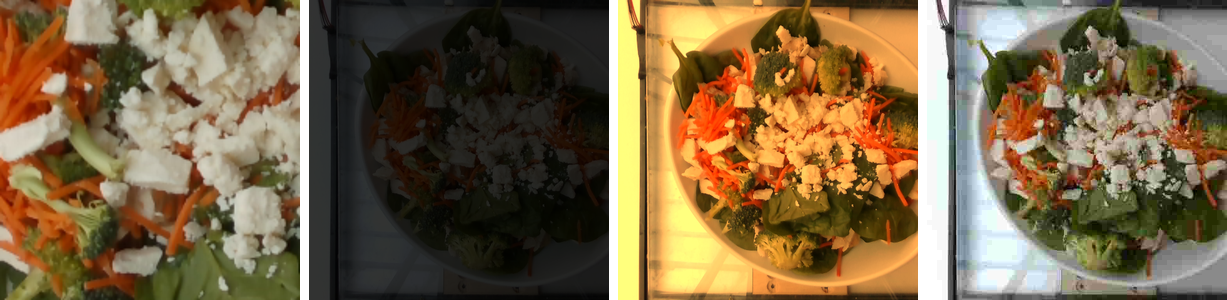
#> input picture results/figures/ladder_invisible.png, 1227 x 300 px, given in place of rgb.png, which was not available
$ python figures.py
#> lines starting #> are read from the running program, lines starting #| are printed output that depends on the picture; pictures that were not available may be replaced by others from this repository, and a replacement may not be noted
### code/degrade.py
"""The controlled degradation ladder.

Deterministic given (image, spec), so degraded images are generated on the fly at
feature-extraction time rather than written to disk — exactly reproducible, and it
avoids storing ~1.45 GB per rung.

Spec strings are "family:severity", e.g. blur:3, jpeg:30, temp:0.4, crop:0.6.
"clean" is the identity. LADDER holds the rungs we actually report.

Note on `noise`: it is not a realistic phone artifact. It is the control that makes
the adversarial argument concrete — it *raises* Laplacian variance while destroying
information, so a sharpness-based quality gate scores it as a better photo.
"""
from __future__ import annotations

import io

import numpy as np
from PIL import Image, ImageEnhance, ImageFilter
from scipy.ndimage import uniform_filter1d

# The rungs reported in the paper. Severity 0 of every family is the clean image.
LADDER: dict[str, list[float]] = {
    "blur":      [0.0, 1.0, 2.0, 3.0, 4.0, 6.0],      # Gaussian sigma, px
    "motion":    [0.0, 3.0, 5.0, 9.0, 13.0, 17.0],    # kernel length, px
    "jpeg":      [95.0, 75.0, 50.0, 30.0, 20.0, 10.0],  # libjpeg quality
    "downscale": [1.0, 2.0, 3.0, 4.0, 6.0, 8.0],      # shrink factor, then back up
    "temp":      [0.0, 0.1, 0.2, 0.3, 0.4, 0.5],      # colour-temperature shift
    "dark":      [1.0, 0.8, 0.6, 0.45, 0.3, 0.2],     # brightness multiplier
    "crop":      [1.0, 0.85, 0.7, 0.6, 0.5, 0.4],     # kept fraction of frame
    "noise":     [0.0, 0.02, 0.04, 0.08, 0.12, 0.16],  # Gaussian sigma, [0,1] scale
}

# "Screenshot" = the compound rung: downscale, re-compress, crop. It is the one
# that matches the user-submitted-screenshot story, and the one where attribution
# is impossible by construction — which is why the single-factor rungs exist.
SCREENSHOT = [("downscale", 2.0), ("jpeg", 40.0), ("crop", 0.8)]

# "Phone" = an imitation of a hand-held phone photo of the same plate: mild hand-shake
# blur, camera JPEG at quality 75, a warm white-balance shift, and looser framing that
# loses part of the plate rim. Nutrition5k has no phone photos, so this rung is a
# stated imitation, not a measurement of phones. Each factor is mild on its own; the
# point is the compound.
PHONE = [("blur", 1.0), ("jpeg", 75.0), ("temp", 0.1), ("crop", 0.85)]


def parse_spec(spec: str) -> list[tuple[str, float]]:
    """'clean' -> []; 'blur:3' -> [('blur', 3.0)]; 'blur:3+jpeg:40' -> both, in order."""
    spec = spec.strip()
    if not spec or spec == "clean":
        return []
    if spec == "screenshot":
        return list(SCREENSHOT)
    if spec == "phone":
        return list(PHONE)
    out = []
    for part in spec.split("+"):
        family, _, sev = part.partition(":")
        family = family.strip()
        if family not in LADDER:
            raise ValueError(f"unknown degradation family {family!r}; known: {sorted(LADDER)}")
        out.append((family, float(sev) if sev else LADDER[family][1]))
    return out


# [38 lines left out: functions _jpeg, _motion_blur, _downscale, _temp_shift, not called in this run]


def _crop(img: Image.Image, keep: float) -> Image.Image:
    """Centre-crop to `keep` of each dimension, then resize back to the original size.

    Cropping the frame removes the plate rim and table edge — the only scale
    references in a fixed-camera overhead shot — so this is the rung we expect to
    hurt the mass head far more than the naming head.
    """
    if keep >= 1.0:
        return img
    w, h = img.size
    nw, nh = max(int(w * keep), 1), max(int(h * keep), 1)
    left, top = (w - nw) // 2, (h - nh) // 2
    return img.crop((left, top, left + nw, top + nh)).resize((w, h), Image.BILINEAR)


# [7 lines left out: function _noise, not called in this run]


_APPLY = {
    "blur":      lambda im, s: im if s <= 0 else im.filter(ImageFilter.GaussianBlur(radius=s)),
    "motion":    _motion_blur,
    "jpeg":      _jpeg,
    "downscale": _downscale,
    "temp":      _temp_shift,
    "dark":      lambda im, s: im if s >= 1.0 else ImageEnhance.Brightness(im).enhance(s),
    "crop":      _crop,
    "noise":     _noise,
}


def apply_degradation(img: Image.Image, spec: str | list[tuple[str, float]]) -> Image.Image:
    """Apply a spec (string or parsed list) to a PIL image. Deterministic."""
    steps = parse_spec(spec) if isinstance(spec, str) else spec
    for family, severity in steps:
        img = _APPLY[family](img.convert("RGB"), severity)
    return img.convert("RGB")


def rungs(family: str) -> list[str]:
    """Spec strings for every severity of one family, e.g. ['blur:0.0', ...]."""
    return [f"{family}:{s}" for s in LADDER[family]]


# [12 lines left out: function all_rungs, not called in this run]


# [17 lines that do not run on import are left out]

### code/figures.py
"""Figures for the proposal deck. Run gate_bench.py and gate_probe.py --all --json first.

  ../.venv/bin/python figures.py

Writes into results/figures/:
  panel_clean/blur6/crop04.png  the crop-vs-blur photo strip          (slide 8)
  risk_coverage.png             the error-versus-reject curve         (slide 8)
  dataset_scatter.png           mass vs calories, why weight is not enough  (slide 6)
  plate_grid.png                nine real dishes                      (slide 6)
  ladder_visible/_invisible.png  the eight damage families, grouped   (slide 10)
  backbones.png                 three frozen backbones compared       (slide 7)
  gates.png                     every gate at 50% coverage            (slide 9)
  degeneracy.png                which gates win by refusing big meals (slide 9)
Update deck (build_update_deck.py) additionally uses:
  curves_ci.png, significance.png, sessions.png, panel_phone.png, backbones.png,
  reader.png                    the risk–coverage axes with only reference and ceiling (slide 7)
  significance_sized.png        the forest plot plain and inside predicted-size bands (v2 slide 11)
  conformal_kcal.png            coverage by true meal size beside by-difficulty (slide 13)
Final deck additionally uses:
  replication.png               the within-band result: as reported, carve-averaged, new data
  carves.png                    twenty training carves, the reported one highlighted
  ranges_size.png               coverage by true meal size, same width vs CQR, three backbones
  pooled.png                    the best estimate: the main gates inside size bands, all dishes
                                out of fold, five refits averaged (robustness.py)
  size_split.png                each gate's win overall vs inside size bands (pooled)
  stabilised.png                whole-curve gain: plain, bagged and 3x-error heads

Series colours are validated for colour-vision deficiency (OKLab dE, adjacent pairs,
scripts/validate_palette.js) and every mark is directly labelled, so identity never
rests on colour alone.
"""
from __future__ import annotations

import json
from pathlib import Path

import matplotlib
matplotlib.use("Agg")
import matplotlib.pyplot as plt
import numpy as np
from PIL import Image

import n5k
from degrade import apply_degradation

RESULTS = Path(__file__).resolve().parent.parent / "results"
FIGS = RESULTS / "figures"
PRIMARY = "vit_base_patch16_clip_224.openai"

# The dish on slides 6, 8 and 10. A round plate on a dark tray: the rim and the table
# edge are the only scale references in a fixed-camera overhead shot, and crop:0.4
# removes both.
DEMO_DISH = "dish_1565811091"

INK, MUTED, GRID, FAINT = "#1B1E28", "#6B7180", "#E0DAD2", "#C0BAB2"
# Validated categorical set (validate_palette.js, light mode). The trio passes all
# checks; OLIVE was added 17 Sep 2026 and the four pass all-pairs at the CVD floor
# (worst pair is green–orange, dE 7.1), which is legal because every series here is
# direct-labelled and line-styled, never identified by colour alone.
GREEN, ORANGE, BLUE, OLIVE = "#0E7C5A", "#C45A1B", "#2F5FA8", "#9E9D24"

plt.rcParams.update({
    "font.family": "sans-serif",
    "font.sans-serif": ["Helvetica Neue", "Helvetica", "Arial", "DejaVu Sans"],
    "axes.edgecolor": GRID, "axes.labelcolor": MUTED,
    "xtick.color": MUTED, "ytick.color": MUTED,
    "text.color": INK, "figure.facecolor": "white", "axes.facecolor": "white",
})


# [67 lines left out: functions _clean, _save, dataset_scatter, plate_grid, not called in this run]


# ---------------------------------------------------------------- slide 10, ladder
# The grouping IS the experiment, so the two rows ship as separate strips: the deck
# labels one "damage sharpness can see" and the other "damage it cannot", and the
# claim is that the second group drives the error while only the first moves the metrics.
LADDER_VISIBLE = [("blur:6", "blur"), ("motion:17", "camera shake"),
                  ("downscale:8", "shrunk"), ("noise:0.16", "noise")]
LADDER_INVISIBLE = [("crop:0.4", "cropped"), ("dark:0.2", "dark"),
                    ("temp:0.5", "colour shift"), ("jpeg:10", "compressed")]


# [16 lines left out: function ladder, not called in this run]


# ---------------------------------------------------------------- slide 8, reject curve
def risk_coverage_chart() -> None:
    data = json.loads((RESULTS / "gate_bench.json").read_text())["risk_coverage_dense"]

    def xy(key):
        pts = sorted((float(k), v) for k, v in data[key].items())
        return [100 * p[0] for p in pts], [p[1] for p in pts]

    fig, ax = plt.subplots(figsize=(6.6, 4.0), dpi=200)
    series = [("oracle", GREEN, "-", 2.4, "a perfect refuser"),
              ("mahalanobis", ORANGE, "-", 2.4, "distance to mean (model-aware)"),
              ("lap_var", BLUE, "-", 2.0, "sharpness gate"),
              ("random", MUTED, (0, (4, 3)), 1.8, "refusing at random")]
    for key, colour, style, width, _ in series:
        x, y = xy(key)
        ax.plot(x, y, color=colour, linestyle=style, linewidth=width,
                solid_capstyle="round", zorder=3)

    anchors = {"lap_var": (62.0, 4, 10), "random": (14.0, 0, -16),
               "mahalanobis": (36.0, 0, -17), "oracle": (70.0, 0, 10)}
    for key, colour, _, _, label in series:
        x, y = xy(key)
        ax_x, dx, dy = anchors[key]
        i = min(range(len(x)), key=lambda j: abs(x[j] - ax_x))
        ax.annotate(label, (x[i], y[i]), textcoords="offset points", xytext=(dx, dy),
                    color=colour, fontsize=10.5, fontweight="bold", zorder=4)

    ax.set_xlabel("share of photos the app still answers", fontsize=10.5)
    ax.set_ylabel("calorie error on those photos (kcal)", fontsize=10.5)
    ax.set_xlim(8, 102)
    ax.set_ylim(0, 125)
    ax.set_xticks([10, 25, 50, 75, 100])
    ax.set_xticklabels([f"{t}%" for t in [10, 25, 50, 75, 100]], fontsize=10)
    ax.set_yticks([0, 25, 50, 75, 100, 125])
    _clean(ax)

    xs, y_or = xy("oracle")
    _, y_lp = xy("lap_var")
    i50 = min(range(len(xs)), key=lambda j: abs(xs[j] - 50.0))
    ax.annotate("", xy=(50, y_or[i50]), xytext=(50, y_lp[i50]),
                arrowprops=dict(arrowstyle="<->", color=INK, linewidth=1.2,
                                shrinkA=2, shrinkB=2), zorder=5)
    ax.text(12.5, 74, f"Refuse half the photos and a perfect\nrefuser saves "
                      f"{y_lp[i50] - y_or[i50]:.0f} kcal. No pixel\nsignal gets any of it.",
            fontsize=10.5, color=INK, fontweight="bold", linespacing=1.5,
            ha="left", va="top", zorder=5)
    fig.tight_layout(pad=0.4)
    _save(fig, "risk_coverage.png")


# [55 lines left out: function risk_coverage_pooled, not called in this run]


def photo_panels() -> None:
    src = Image.open(n5k.IMAGES / DEMO_DISH / "rgb.png").convert("RGB")
#> src is the input picture: PIL image 1227x300 RGB; mean R, G, B 123, 101.6, 70
    for name, spec in [("clean", None), ("blur6", "blur:6"), ("crop04", "crop:0.4")]:
        img = src if spec is None else apply_degradation(src, spec)
        img.resize((720, 540), Image.LANCZOS).save(FIGS / f"panel_{name}.png")
#> this loop made 3 passes
#> pass 1, in photo_panels, `img.resize((720, 540), Image.LANCZOS).save(FIGS / f"panel_{name}.png")`:
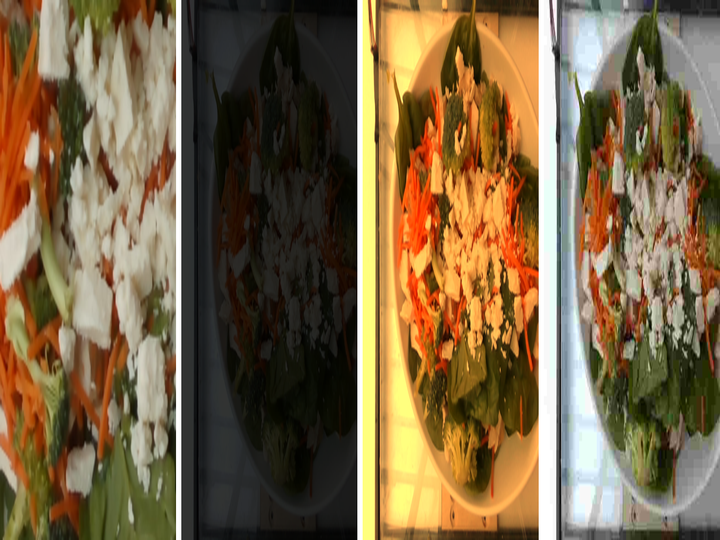
#> saved as panel_clean.png: PIL image 720x540 RGB; mean R, G, B 122.9, 101.5, 69.9
#> pass 2, in photo_panels, `img = src if spec is None else apply_degradation(src, spec)`:
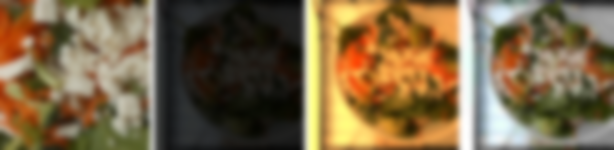
#> img: PIL image 1227x300 RGB (shown at 1/2 size); mean R, G, B 122.9, 101.5, 69.9
#> pass 2, in photo_panels, `img.resize((720, 540), Image.LANCZOS).save(FIGS / f"panel_{name}.png")`:
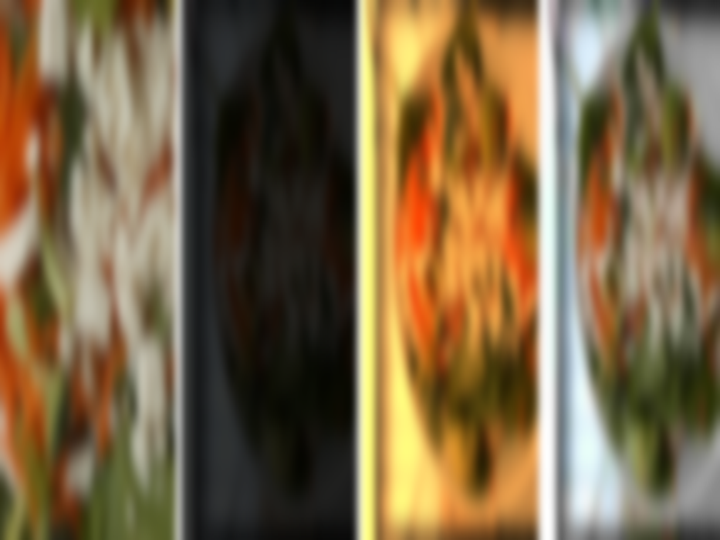
#> saved as panel_blur6.png: PIL image 720x540 RGB; mean R, G, B 122.9, 101.5, 69.9
#> pass 3, in photo_panels, `img = src if spec is None else apply_degradation(src, spec)`:
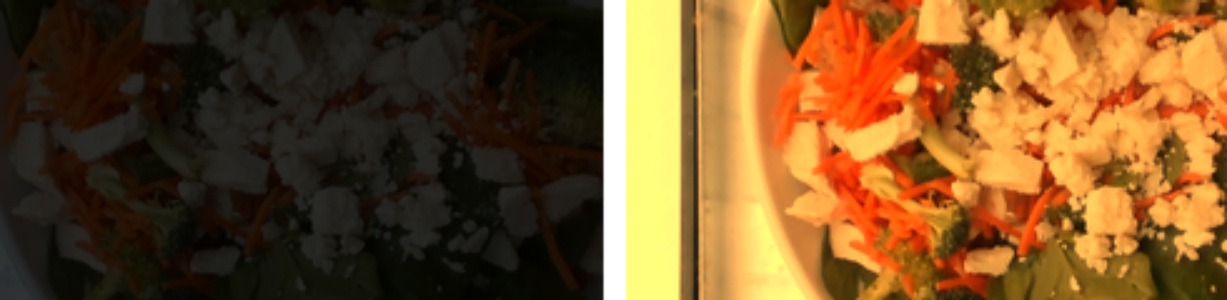
#> img: PIL image 1227x300 RGB; mean R, G, B 117.2, 80.1, 38.5
    print("  panel_clean.png / panel_blur6.png / panel_crop04.png")


# ---------------------------------------------------------------- slide 7, backbones
# [41 lines left out: function backbones, not called in this run]


# ---------------------------------------------------------------- slide 9, gates
GATE_LABELS = {"perfect": "a perfect refuser", "blend": "blend of the four",
               "learned_error": "learned error head", "pred_magnitude": "predicted size  (control)",
               "ensemble_spread": "ensemble disagreement", "knn_dist": "distance to neighbours",
               "mahalanobis": "distance to training mean", "random": "refusing at random"}


# [91 lines left out: functions gates, degeneracy, not called in this run]


# ---------------------------------------------------------------- 17 Sep additions
SHORT = {"vit_base_patch16_clip_224.openai": "CLIP",
         "vit_base_patch16_siglip_224.v2_webli": "SigLIP 2",
         "vit_base_patch16_dinov3.lvd1689m": "DINOv3"}


# [44 lines left out: function curves_ci, not called in this run]


FOREST_ORDER = ["learned_error", "blend", "pred_magnitude", "ensemble_spread", "knn_dist",
                "mahalanobis", "hf_ratio", "blockiness", "tenengrad", "lap_var"]
FOREST_LABELS = {"learned_error": "learned error head", "blend": "blend (four model-aware)",
                 "pred_magnitude": "predicted size (control)",
                 "ensemble_spread": "ensemble disagreement", "knn_dist": "neighbour distance",
                 "mahalanobis": "distance to mean", "hf_ratio": "high-freq. ratio",
                 "blockiness": "blockiness", "tenengrad": "Tenengrad", "lap_var": "sharpness"}


# [259 lines left out: functions significance, significance_sized, conformal_chart, reader_chart, conformal_kcal_chart, not called in this run]


REP_GATES = [("learned_error", "learned error head"),
             ("ensemble_spread", "ensemble disagreement"),
             ("pred_magnitude", "predicted-size control")]


# [125 lines left out: functions replication_chart, carves_chart, ranges_size_chart, not called in this run]


# Only the gates the final talk speaks to on this slide; the stabilised heads and
# cross-backbone disagreement are on their own slide (stabilised.png), the rest in the JSON.
POOLED_ROWS = [("learned_error", "learned error head", ORANGE),
               ("ensemble_spread", "ensemble disagreement", ORANGE),
               ("pred_magnitude", "predicted-size control", BLUE),
               ("lap_var", "sharpness (Laplacian variance)", MUTED)]


# [131 lines left out: functions pooled_chart, size_split_chart, stabilised_chart, sessions_chart, panel_phone, not called in this run]


def main() -> None:
    FIGS.mkdir(parents=True, exist_ok=True)
    print("figures:")
    photo_panels()
    risk_coverage_chart()
    risk_coverage_pooled()
    dataset_scatter()
    plate_grid()
    ladder()
    backbones()
    gates()
    degeneracy()
    curves_ci()
    significance()
    significance_sized()
    conformal_chart()
    conformal_kcal_chart()
    reader_chart()
    sessions_chart()
    panel_phone()
    ranges_size_chart()
    if (RESULTS / "replication.json").exists():
        replication_chart()
        carves_chart()
    if (RESULTS / "robustness.json").exists():
        pooled_chart()
        size_split_chart()
        stabilised_chart()


if __name__ == "__main__":
#> (the run stopped early here; a loop or call above may not have finished)

$ run again, on results/figures/ladder_visible.png
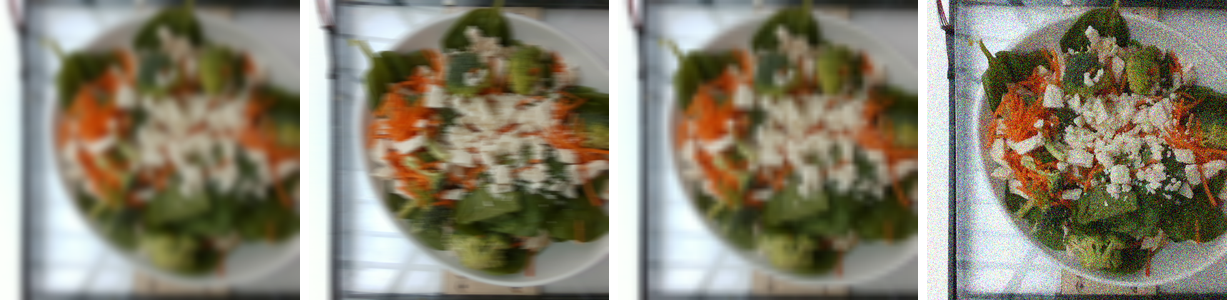
#> input picture results/figures/ladder_visible.png, 1227 x 300 px, given in place of rgb.png, which was not available
#> in photo_panels, src is the input picture: PIL image 1227x300 RGB; mean R, G, B 136.2, 130.1, 112.3
#> the loop in photo_panels, `for name, spec in [("clean", None), ("blur6", "blur:6"), ("crop04", "c..` made 3 passes
#> pass 1, in photo_panels, `img.resize((720, 540), Image.LANCZOS).save(FIGS / f"panel_{name}.png")`:
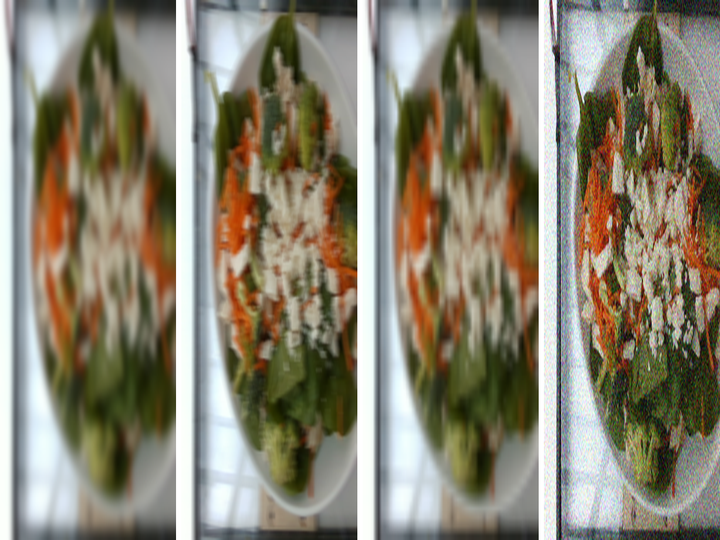
#> saved as panel_clean.png: PIL image 720x540 RGB; mean R, G, B 136.2, 130, 112.2
#> pass 3, in photo_panels, `img = src if spec is None else apply_degradation(src, spec)`:
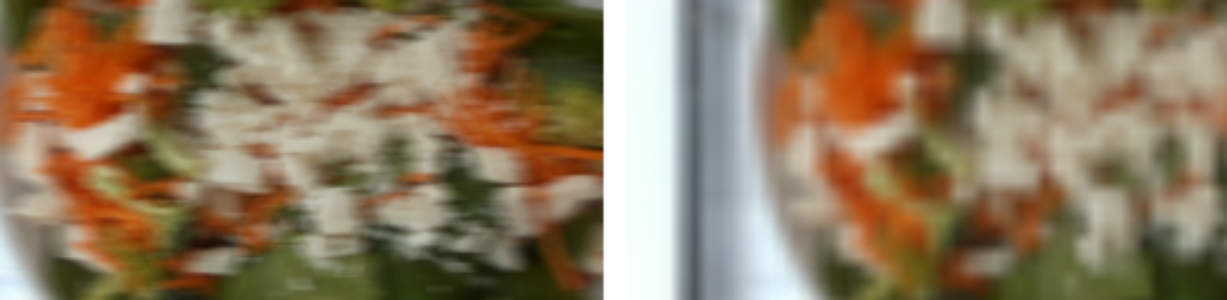
#> img: PIL image 1227x300 RGB; mean R, G, B 140.8, 121.5, 94.1

$ run again, on results/figures/panel_clean.png
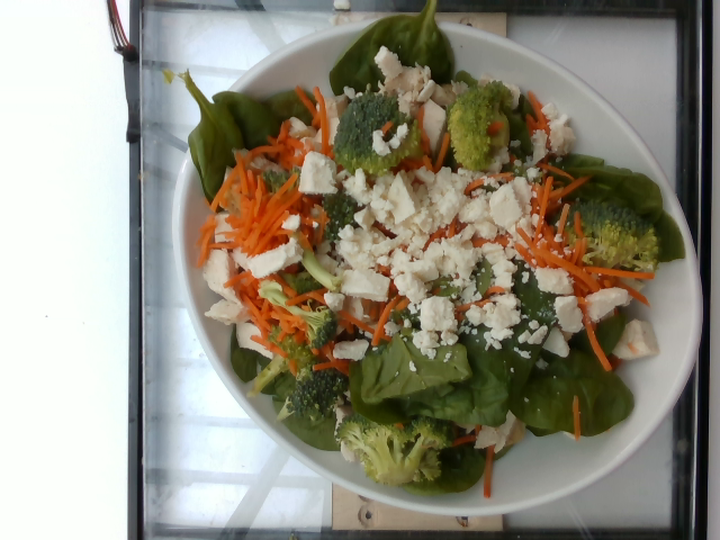
#> input picture results/figures/panel_clean.png, 720 x 540 px, given in place of rgb.png, which was not available
#> in photo_panels, src is the input picture: PIL image 720x540 RGB; mean R, G, B 144.5, 140.2, 125
#> the loop in photo_panels, `for name, spec in [("clean", None), ("blur6", "blur:6"), ("crop04", "c..` made 3 passes
#> pass 2, in photo_panels, `img = src if spec is None else apply_degradation(src, spec)`:
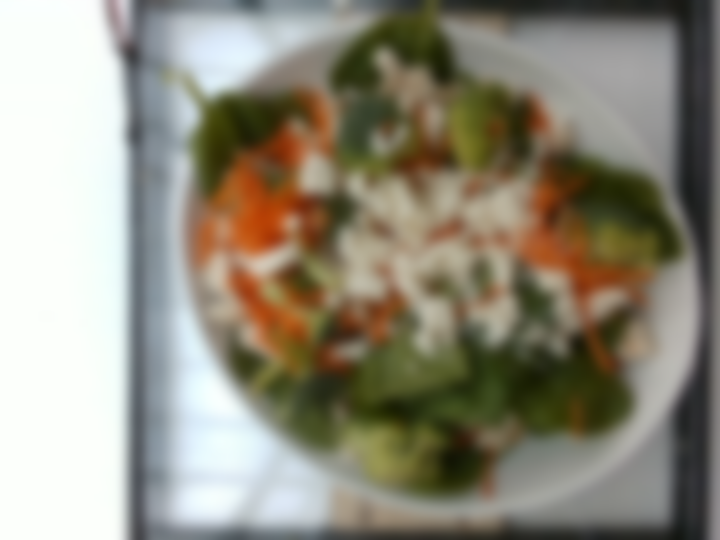
#> img: PIL image 720x540 RGB; mean R, G, B 144.6, 140.2, 125
#> pass 3, in photo_panels, `img = src if spec is None else apply_degradation(src, spec)`:
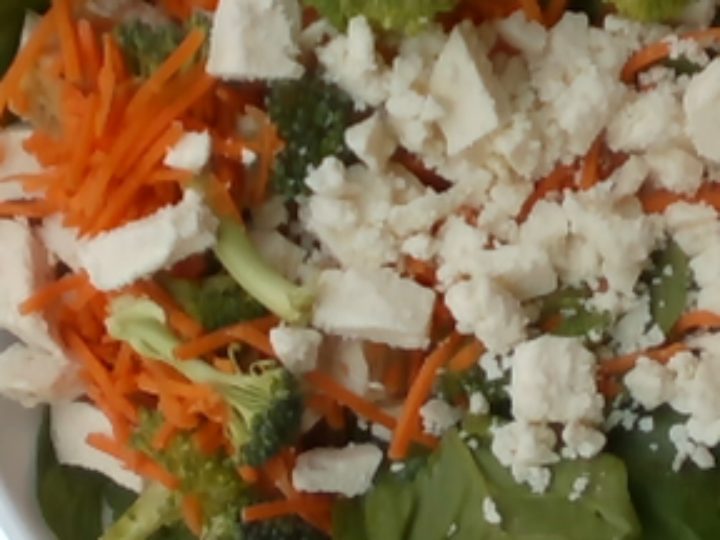
#> img: PIL image 720x540 RGB; mean R, G, B 138.2, 113.2, 79.9
